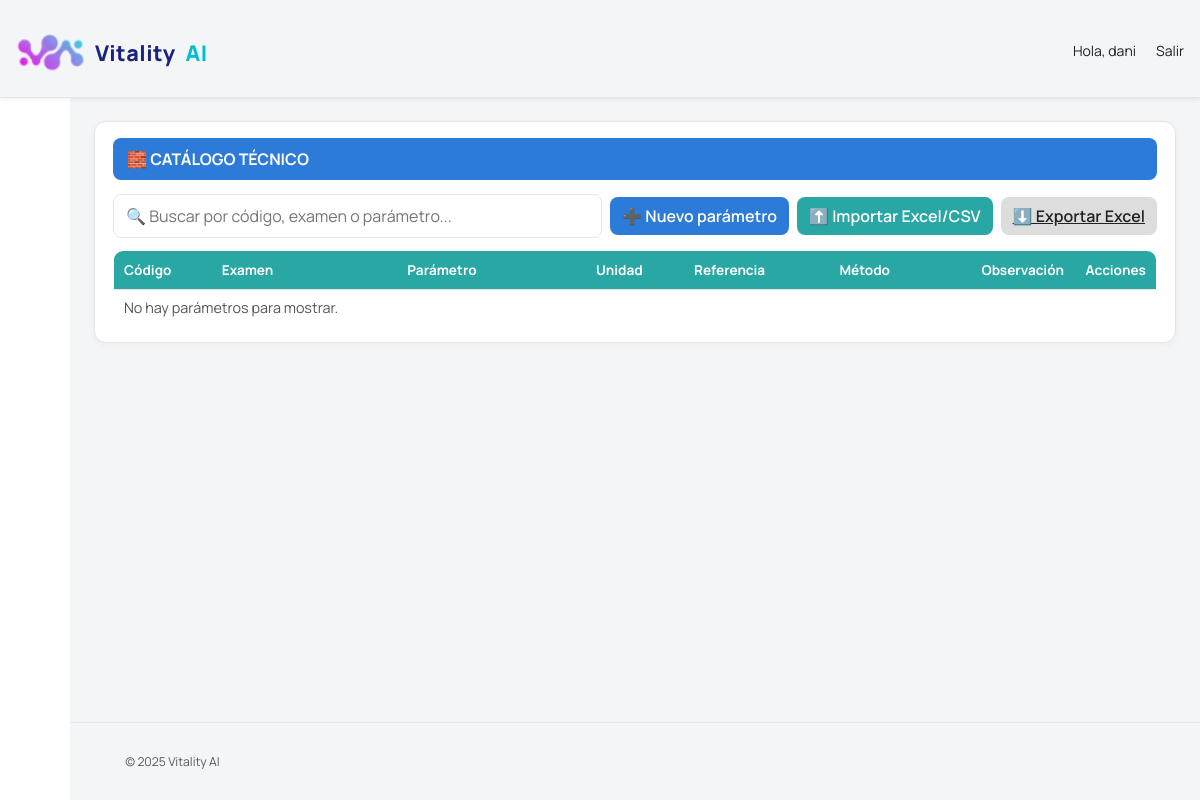
Before: /catalogo-tecnico/ (signed in) with the older database file.
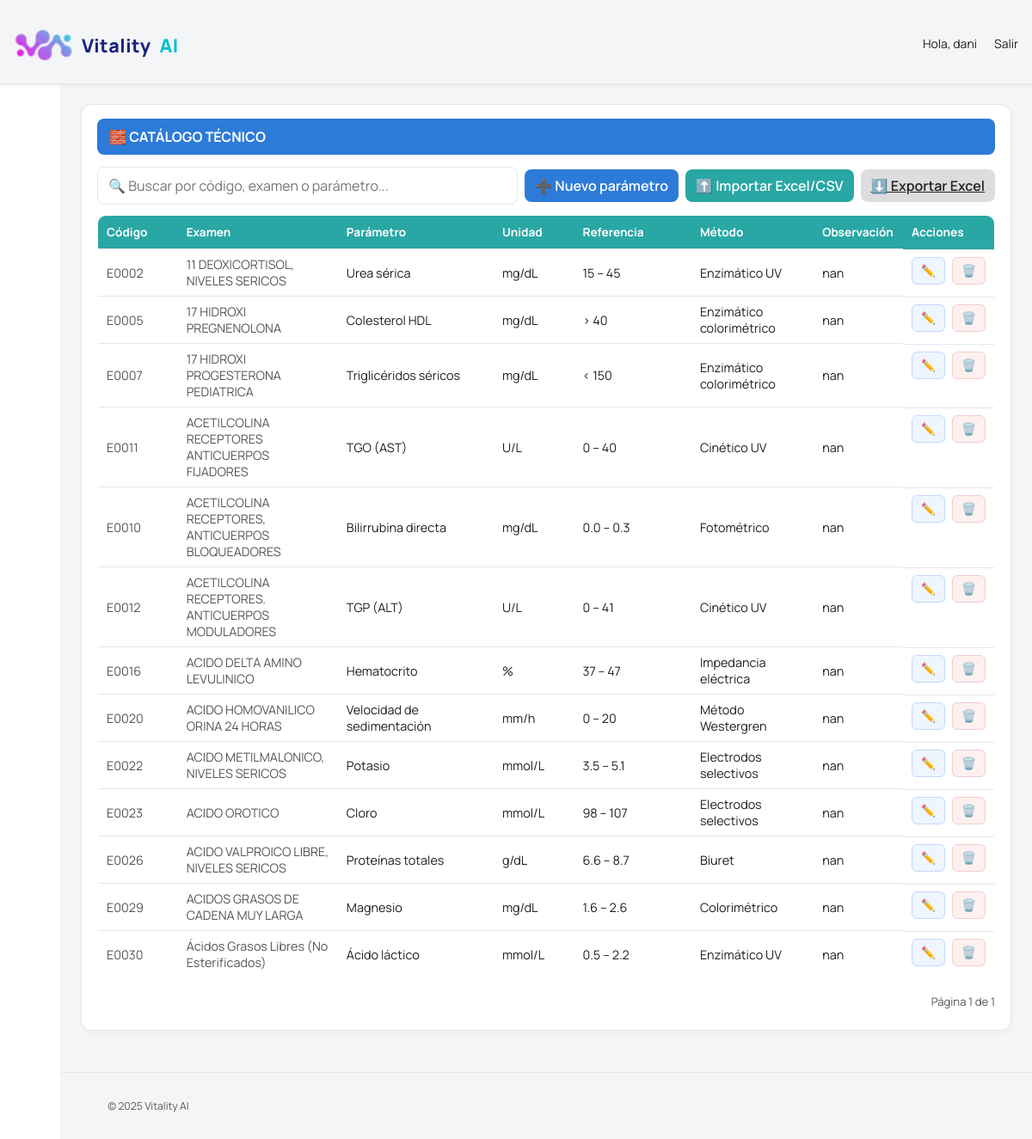
After: the same page with the newer database file.
### laboratorio/models.py (models this page shows, shortened)
class ExamenParametro(models.Model):
    examen = models.ForeignKey('Examen', on_delete=models.CASCADE, related_name='parametros')
    nombre = models.CharField(max_length=120, verbose_name="Nombre del parámetro")
    unidad = models.CharField(max_length=50, blank=True, null=True, verbose_name="Unidad")
    referencia = models.CharField(max_length=100, blank=True, null=True, verbose_name="Valores de referencia")
    metodo = models.CharField(max_length=100, blank=True, null=True, verbose_name="Método analítico")
    observacion = models.TextField(blank=True, null=True, verbose_name="Observaciones automáticas")
    acreditado = models.BooleanField(default=True, verbose_name="Acreditado")
    class Meta:
        ordering = ['examen', 'nombre']
        verbose_name = "Parámetro de examen"
        verbose_name_plural = "Parámetros de examen"

class Examen(models.Model):
    codigo = models.CharField(max_length=50, unique=True)
    nombre = models.CharField(max_length=200)
    area = models.CharField(max_length=100)
    unidad = models.CharField(max_length=50, blank=True, null=True)
    muestra = models.CharField(max_length=100, blank=True, null=True)  # 🧪 NUEVO CAMPO
    precio = models.DecimalField(max_digits=10, decimal_places=2, default=0.00)
    referencia_synlab = models.CharField(max_length=50, blank=True, null=True)
    activo = models.BooleanField(default=True)
    creado_en = models.DateTimeField(auto_now_add=True)
    actualizado_en = models.DateTimeField(auto_now=True)
    creado_por = models.ForeignKey(User, related_name='examen_creado_por', on_delete=models.SET_NULL, null=True, blank=True)
    modificado_por = models.ForeignKey(User, related_name='examen_modificado_por', on_delete=models.SET_NULL, null=True, blank=True)

### laboratorio/views.py (the view, shortened to what this page needs)
# urls.py: path('catalogo-tecnico/', views.catalogo_tecnico, name='catalogo_tecnico'),
@login_required
def catalogo_tecnico(request):
    q = (request.GET.get('q') or '').strip()
    qs = ExamenParametro.objects.select_related('examen').all()
    paginator = Paginator(qs, 20)
    page_number = request.GET.get('page')
    page_obj = paginator.get_page(page_number)
    return render(request, 'laboratorio/catalogo_tecnico.html', {'page_obj': page_obj, 'query': q})

### laboratorio/templates/laboratorio/catalogo_tecnico.html (shortened to what this page needs)
{% extends "base_star.html" %}
{% block content %}
<div class="slx-card">
  <div class="slx-title">🧱 Catálogo Técnico</div>
  <div class="slx-actions">
    <form id="form-buscar" class="small" method="get" style="display:flex;gap:8px;flex:1;">
      <div class="slx-searchbar">
        <input type="search" id="buscarParametro" value="{{ query }}" class="slx-input" placeholder="🔍 Buscar por código, examen o parámetro...">
      </div>
    </form>
    <button id="btn-nuevo" class="slx-btn">➕ Nuevo parámetro</button>
    <button id="btn-importar" class="slx-btn cyan">⬆️ Importar Excel/CSV</button>
    <a href="{% url 'catalogo_tecnico_export' %}" class="slx-btn gray">⬇️ Exportar Excel</a>
  </div>
  <div class="table-wrap">
    <table class="slx-table" id="tabla">
      <thead>
        <tr>
          <th style="width:10%">Código</th>
          <th style="width:20%">Examen</th>
          <th style="width:20%">Parámetro</th>
          <th style="width:10%">Unidad</th>
          <th style="width:15%">Referencia</th>
          <th style="width:15%">Método</th>
          <th style="width:10%">Observación</th>
          <th style="width:5%">Acciones</th>
        </tr>
      </thead>
      <tbody>
        {% if page_obj and page_obj.object_list %}
          {% for p in page_obj.object_list %}
          <tr data-id="{{ p.id }}" data-acreditado="{{ p.acreditado|yesno:'true,false' }}">
            <td class="small">{{ p.examen.codigo }}</td>
            <td class="small">{{ p.examen.nombre }}</td>
            <td>{{ p.nombre }}</td>
            <td>{{ p.unidad }}</td>
            <td>{{ p.referencia }}</td>
            <td>{{ p.metodo }}</td>
            <td>{{ p.observacion }}</td>
            <td class="actions-cell">
              <button class="slx-mini slx-mini--edit btn-editar" title="Editar">✏️</button>
              <button class="slx-mini slx-mini--del btn-eliminar" title="Eliminar">🗑️</button>
            </td>
          </tr>
          {% endfor %}
        {% else %}
          <tr><td colspan="8" class="small">No hay parámetros para mostrar.</td></tr>
        {% endif %}
      </tbody>
    </table>
  </div>
  {% if page_obj %}
  <div class="pager">
    <div class="small" style="padding:8px 0;">Página {{ page_obj.number }} de {{ page_obj.paginator.num_pages }}</div>
  </div>
  {% endif %}
</div>
{% endblock %}

### laboratorio/templates/base_star.html (shortened to what this page needs)
{% load static %}
<!DOCTYPE html>
<html lang="es">
<head>
  <link rel="stylesheet" href="{% static 'laboratorio/staradmin/vendors/mdi/css/materialdesignicons.min.css' %}">
  <link rel="stylesheet" href="{% static 'laboratorio/staradmin/vendors/css/vendor.bundle.base.css' %}">
  <link rel="stylesheet" href="{% static 'laboratorio/staradmin/css/style.css' %}">
</head>
<body>
  <div class="container-scroller">
    <nav class="navbar default-layout-navbar col-lg-12 col-12 p-0 fixed-top d-flex align-items-stretch">
      <div class="navbar-menu-wrapper d-flex align-items-center justify-content-between w-100 px-3">
        <a class="brand-inline" href="#">
          <img src="{% static 'laboratorio/img/logo_synlab.png' %}" alt="Vitality AI">
          <span class="vitality">Vitality</span><span class="ai">AI</span>
        </a>
        <ul class="navbar-nav navbar-nav-right">
          {% if request.user.is_authenticated %}
          <li class="nav-item d-none d-lg-block">
            <span class="nav-link">Hola, {{ request.user.first_name|default:request.user.username }}</span>
          </li>
          <li class="nav-item nav-logout d-none d-lg-block">
            <a class="nav-link" href="{% url 'logout' %}">Salir</a>
          </li>
          {% endif %}
        </ul>
      </div>
    </nav>
    <div class="container-fluid page-body-wrapper">
      <nav class="sidebar sidebar-offcanvas" id="sidebar">
        <ul class="nav">
          <li class="nav-item">
            <a class="nav-link" href="{% url 'lista_ordenes' %}">
              <i class="mdi mdi-home-outline menu-icon"></i>
            </a>
          </li>
          <li class="nav-item">
            <a class="nav-link" href="{% url 'nueva_orden' %}">
              <i class="mdi mdi-file-document-edit-outline menu-icon"></i>
            </a>
          </li>
          <li class="nav-item">
            <a class="nav-link" href="{% url 'catalogo_examenes' %}">
              <i class="mdi mdi-book-open-page-variant-outline menu-icon"></i>
            </a>
          </li>
          <li class="nav-item">
            <a class="nav-link" href="{% url 'catalogo_tecnico' %}">
              <i class="mdi mdi-flask-outline menu-icon"></i>
            </a>
          </li>
          <li class="nav-item">
            <a class="nav-link" href="{% url 'resultados_lista' %}">
              <i class="mdi mdi-clipboard-text-outline menu-icon"></i>
            </a>
          </li>
          <li class="nav-item">
            <a class="nav-link" href="{% url 'validacion_lista' %}">
              <i class="mdi mdi-check-decagram-outline menu-icon"></i>
            </a>
          </li>
          <li class="nav-item">
            <a class="nav-link" href="#">
              <i class="mdi mdi-cash-multiple menu-icon"></i>
            </a>
          </li>
          <li class="nav-item">
            <a class="nav-link" href="#">
              <i class="mdi mdi-account-multiple-outline menu-icon"></i>
            </a>
          </li>
          <li class="nav-item">
            <a class="nav-link" href="#">
              <i class="mdi mdi-cog-outline menu-icon"></i>
            </a>
          </li>
        </ul>
      </nav>
      <div class="main-panel">
        <div class="content-wrapper">
          {% block content %}{% endblock %}
        </div>
        <footer class="footer">
          <div class="d-sm-flex justify-content-between justify-content-sm-between px-3">
            <span class="text-muted text-center text-sm-left d-block d-sm-inline-block">
              © <script>document.write(new Date().getFullYear())</script> Vitality AI
            </span>
          </div>
        </footer>
      </div>
    </div>
  </div>
</body>
</html>

### laboratorio/templates/base_star.html (style rules this page uses)
body.sidebar-icon-only .sidebar { width:70px;transition:width .2s ease;overflow-x:hidden; }
body.sidebar-icon-only .sidebar .nav .menu-icon { margin-right:0; }
.navbar.default-layout-navbar { background:#fff!important;border-bottom:1px solid #e3e6ea;box-shadow:0 2px 4px rgba(0,0,0,.05); }
.brand-inline { display:flex;align-items:center;gap:10px;text-decoration:none;transform:translateY(1px); }
.brand-inline img { height:46px;object-fit:contain;display:block; }
.brand-inline .vitality { font-weight:800;font-size:1.35rem;color:#1A237E;letter-spacing:0.5px; }
.brand-inline .ai { font-weight:800;font-size:1.35rem;color:#00BCD4;letter-spacing:0.5px; }
.content-wrapper { padding:24px 24px 48px; }

### laboratorio/templates/laboratorio/catalogo_tecnico.html (style rules this page uses)
:root { --slx-blue:#2d7bd8; --slx-cyan:#29a7a4; --slx-border:#e3e6ea; --slx-bg:#fff; --slx-gray:#8e98a7; }
.slx-card { background:var(--slx-bg);border:1px solid var(--slx-border);border-radius:12px;padding:16px 18px;box-shadow:0 2px 6px rgba(0,0,0,.04); }
.slx-title { background:var(--slx-blue);color:#fff;font-weight:700;padding:10px 14px;border-radius:8px;margin-bottom:14px;text-transform:uppercase; }
.slx-actions { display:flex;gap:8px;align-items:center;flex-wrap:wrap;margin-bottom:12px; }
.slx-input { border:1px solid var(--slx-border);border-radius:8px;padding:8px 10px;font-size:.9rem; }
.slx-btn { background:var(--slx-blue);color:#fff;border:0;border-radius:8px;padding:8px 12px;font-weight:600;cursor:pointer; }
.slx-btn.cyan { background:var(--slx-cyan); }
.slx-btn.gray { background:#ddd;color:#222; }
.slx-table { width:100%;border-collapse:collapse;border:1px solid var(--slx-border);border-radius:10px;overflow:hidden; }
.slx-table th { background:var(--slx-cyan);color:#fff;text-align:left;padding:10px;font-size:.85rem; }
.slx-table td { padding:8px 10px;border-top:1px solid var(--slx-border);font-size:.9rem;vertical-align:middle; }
.table-wrap { overflow:auto;border-radius:10px; }
.actions-cell { display:flex;gap:8px;justify-content:center;align-items:center;flex-wrap:nowrap; }
.slx-mini { font-size:.85rem;border-radius:6px;padding:6px 10px;cursor:pointer;display:inline-flex;align-items:center;justify-content:center; }
.small { font-size:.82rem;color:#555; }
.pager { display:flex;justify-content:flex-end;gap:8px;margin-top:10px; }
.slx-mini--edit { background: #eef5ff; color: #2d7bd8; border: 1px solid #c4d7ff; }
.slx-mini--del { background: #fff0f0; color: #d83a3a; border: 1px solid #f1cccc; }
.slx-searchbar { display: flex; align-items: center; gap: 8px; width: 300%; }
.slx-searchbar input { flex: 1; padding: 10px 12px; font-size: 1rem; border: 1px solid var(--slx-border); border-radius: 8px; }

Changed rows visible on the page:
added ExamenParametro: examen.codigo "E0002", examen.nombre "11 DEOXICORTISOL, NIVELES SERICOS", nombre "Urea sérica", unidad "mg/dL", referencia "15 – 45", metodo "Enzimático UV", observacion "nan"
added ExamenParametro: examen.codigo "E0005", examen.nombre "17 HIDROXI PREGNENOLONA", nombre "Colesterol HDL", unidad "mg/dL", referencia "> 40", metodo "Enzimático colorimétrico", observacion "nan"
added ExamenParametro: examen.codigo "E0007", examen.nombre "17 HIDROXI PROGESTERONA PEDIATRICA", nombre "Triglicéridos séricos", unidad "mg/dL", referencia "< 150", metodo "Enzimático colorimétrico", observacion "nan"
added ExamenParametro: examen.codigo "E0011", examen.nombre "ACETILCOLINA RECEPTORES ANTICUERPOS FIJADORES", nombre "TGO (AST)", unidad "U/L", referencia "0 – 40", metodo "Cinético UV", observacion "nan"
added ExamenParametro: examen.codigo "E0010", examen.nombre "ACETILCOLINA RECEPTORES, ANTICUERPOS BLOQUEADORES", nombre "Bilirrubina directa", unidad "mg/dL", referencia "0.0 – 0.3", metodo "Fotométrico", observacion "nan"
added ExamenParametro: examen.codigo "E0012", examen.nombre "ACETILCOLINA RECEPTORES. ANTICUERPOS MODULADORES", nombre "TGP (ALT)", unidad "U/L", referencia "0 – 41", metodo "Cinético UV", observacion "nan"
added ExamenParametro: examen.codigo "E0016", examen.nombre "ACIDO DELTA AMINO LEVULINICO", nombre "Hematocrito", unidad "%", referencia "37 – 47", metodo "Impedancia eléctrica", observacion "nan"
added ExamenParametro: examen.codigo "E0020", examen.nombre "ACIDO HOMOVANILICO ORINA 24 HORAS", nombre "Velocidad de sedimentación", unidad "mm/h", referencia "0 – 20", metodo "Método Westergren", observacion "nan"
added ExamenParametro: examen.codigo "E0022", examen.nombre "ACIDO METILMALONICO, NIVELES SERICOS", nombre "Potasio", unidad "mmol/L", referencia "3.5 – 5.1", metodo "Electrodos selectivos", observacion "nan"
added ExamenParametro: examen.codigo "E0023", examen.nombre "ACIDO OROTICO", nombre "Cloro", unidad "mmol/L", referencia "98 – 107", metodo "Electrodos selectivos", observacion "nan"
added ExamenParametro: examen.codigo "E0026", examen.nombre "ACIDO VALPROICO LIBRE, NIVELES SERICOS", nombre "Proteínas totales", unidad "g/dL", referencia "6.6 – 8.7", metodo "Biuret", observacion "nan"
added ExamenParametro: examen.codigo "E0029", examen.nombre "ACIDOS GRASOS DE CADENA MUY LARGA", nombre "Magnesio", unidad "mg/dL", referencia "1.6 – 2.6", metodo "Colorimétrico", observacion "nan"
added ExamenParametro: examen.codigo "E0030", examen.nombre "Ácidos Grasos Libres (No Esterificados)", nombre "Ácido láctico", unidad "mmol/L", referencia "0.5 – 2.2", metodo "Enzimático UV", observacion "nan"
Other visible differences:
{{ page_obj.number }}: (not shown) → "1"
{{ page_obj.paginator.num_pages }}: (not shown) → "1"
text no longer shown: "No hay parámetros para mostrar."
text now shown: "Página de"
